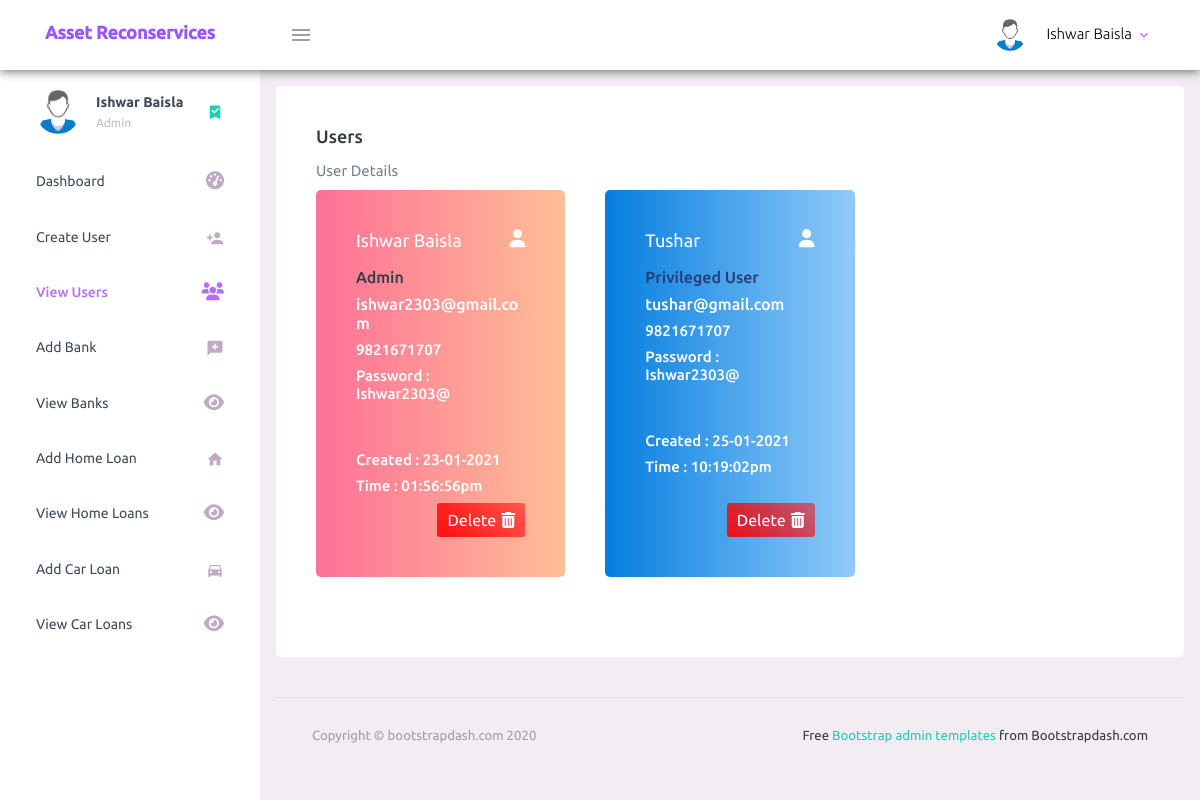
The page /view-users.php (signed in) on the database as committed earlier.
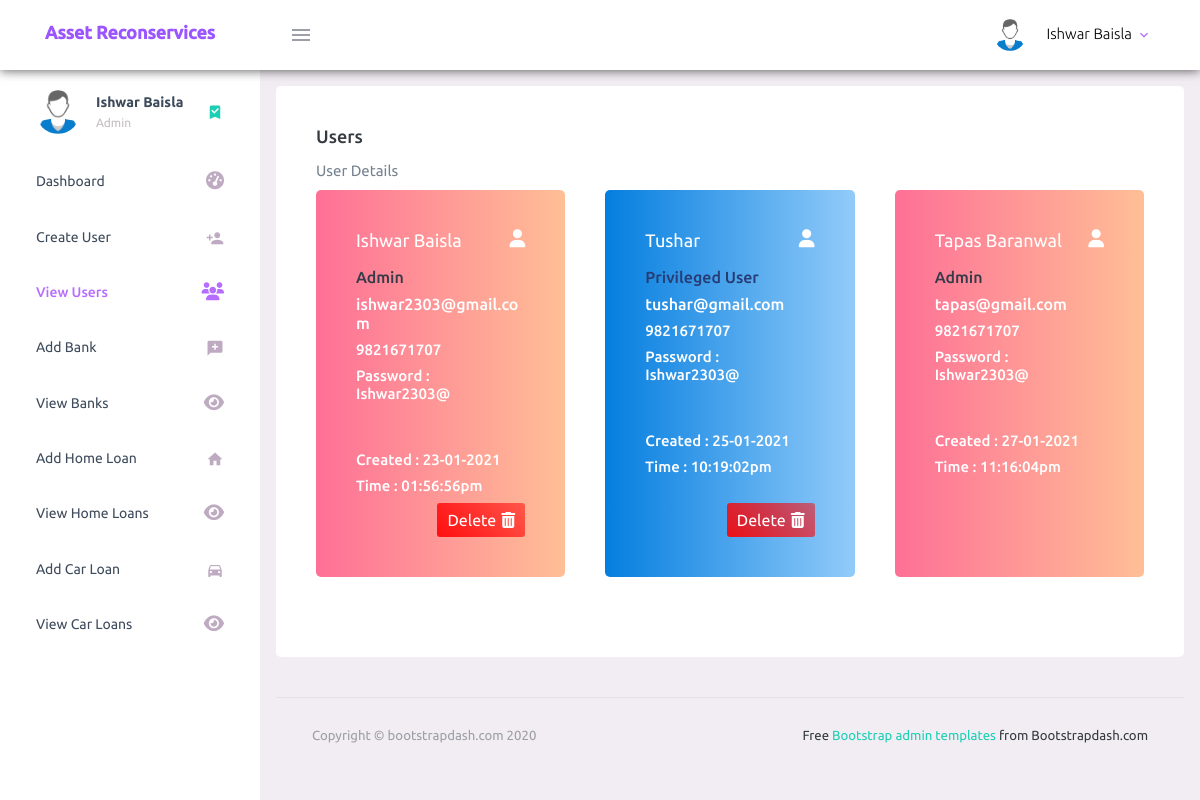
The same page on the database as committed later.
### tables this page shows
CREATE TABLE `user_registration` (
  `user_id` int(11) NOT NULL,
  `user_full_name` varchar(200) NOT NULL,
  `user_email` varchar(200) NOT NULL,
  `user_mobile` varchar(200) NOT NULL,
  `user_password` varchar(200) NOT NULL,
  `user_role` tinyint(4) NOT NULL,
  `user_updated_timestamp` varchar(100) NOT NULL
);

### view-users.php (the view, shortened to what the changed rows need)
<?php
    require_once('connection.php');
    $db_error = '';
    $sql = "SELECT * FROM user_registration";
    $result = $conn->query($sql);
?>
<!DOCTYPE html>
<html lang="en">
  <head>
    <link rel="stylesheet" href="assets/vendors/mdi/css/materialdesignicons.min.css">
    <link rel="stylesheet" href="assets/vendors/css/vendor.bundle.base.css">
    <link rel="stylesheet" href="assets/css/style.css">
  </head>
  <body>
    <div class="container-scroller">
      <div class="container-fluid page-body-wrapper">
        <div class="main-panel">
          <div class="content-wrapper">
            <div class="row">
              <div class="col-12 grid-margin stretch-card">
                <div class="card">
                  <div class="card-body">
                    <?php
                        if($db_error == ''){
                          if($result->num_rows > 0){
                            ?>
                            <div class="row bank-card-container">
                            <?php
                            while($row = $result->fetch_assoc()){
                                $encoded_user_id = base64_encode($row['user_id']);
                                $created_date = new DateTime($row['user_updated_timestamp']);
                                $full_name = $row['user_full_name'];
                                $role = $row['user_role'];
                                if($role == '2'){
                                  $role_value = 'Admin';
                                  $css_class = 'admin';
                                  $css_card = 'card bg-gradient-danger card-img-holder text-white';
                                }
                                if($role == '1'){
                                  $role_value = 'Privileged User';
                                  $css_class = 'privileged-user';
                                  $css_card = 'card bg-gradient-info card-img-holder text-white';
                                }
                                $email = base64_decode($row['user_email']);
                                $contact = base64_decode($row['user_mobile']);
                                $password = base64_decode($row['user_password'])
                                ?>
                                <div class="col-md-4 stretch-card grid-margin">
                                  <div class="<?php echo $css_card; ?>">
                                    <div class="card-body">
                                      <h4 class="font-weight-normal mb-3 capt">
                                        <?php echo $full_name; ?>
                                        <i class="fas fa-user mdi-24px float-right"></i>
                                      </h4>
                                      <h5 class="mb-2 <?php echo $css_class; ?>">
                                        <?php echo $role_value; ?>
                                      </h5>
                                      <h5 class="mb-2">
                                        <?php echo $email; ?>
                                      </h5>
                                      <h6 class="mb-2">
                                        <?php echo $contact; ?>
                                      </h6>
                                      <h6 class="mb-5">
                                        <?php echo 'Password : '.$password; ?>
                                      </h6>
                                      <h6 class="mb-2">
                                        <?php echo 'Created : '.$created_date->format('d-m-Y'); ?>
                                      </h6>
                                      <h6 class="mb-2">
                                        <?php echo 'Time : '.$created_date->format('h:i:sa'); ?>
                                      </h6>
                                      <div class="bank-operation form-inline justify-content-end">
                                        <?php if($_SESSION['user_id'] == $row['user_id'] || $role != '2'){ ?>
                                        <label class="delete-btn" onclick="confirmResourceDeletion('<?php echo $encoded_user_id; ?>','user')">Delete
                                          <i class="fas fa-trash-alt"></i>
                                        </label>
                                        <?php } ?>
                                      </div>
                                    </div>
                                  </div>
                                </div>
                                <?php
                            }
                            ?>
                            </div>
                            <?php
                          }
                        }
                    ?>
                  </div>
                </div>
              </div>
          </div>
        </div>
      </div>
    </div>
  </body>
</html>

Rows that differ between the two databases and show on the page:
added user_registration: user_full_name "Tapas Baranwal", user_role "Admin", user_email "tapas@gmail.com", user_mobile "9821671707", user_password "Ishwar2303@", user_updated_timestamp "27-01-2021", user_updated_timestamp "11:16:04pm"
